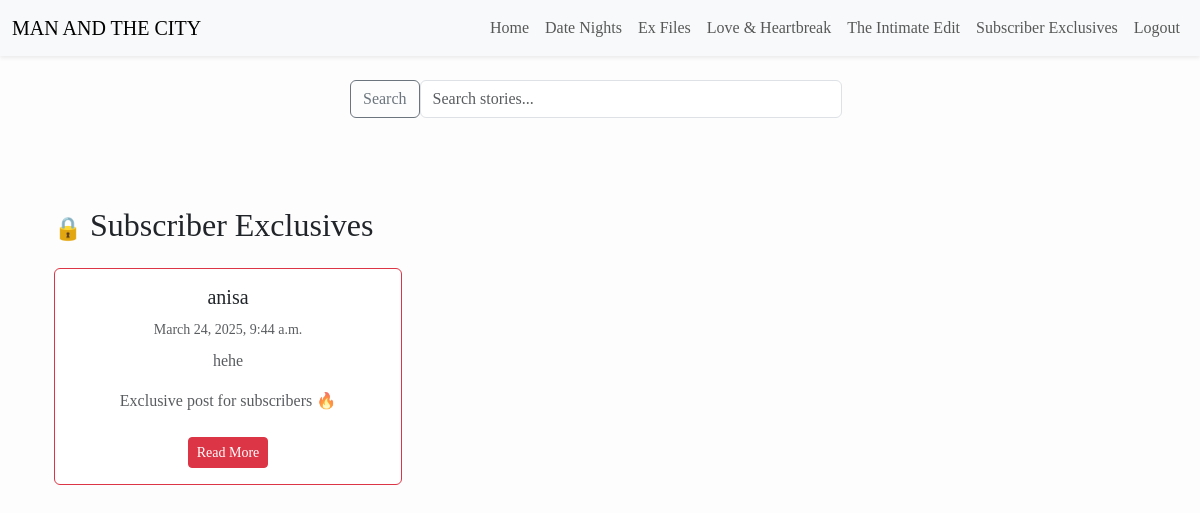
Page /post/subscriber-exclusives/ (signed in) on the earlier database version.
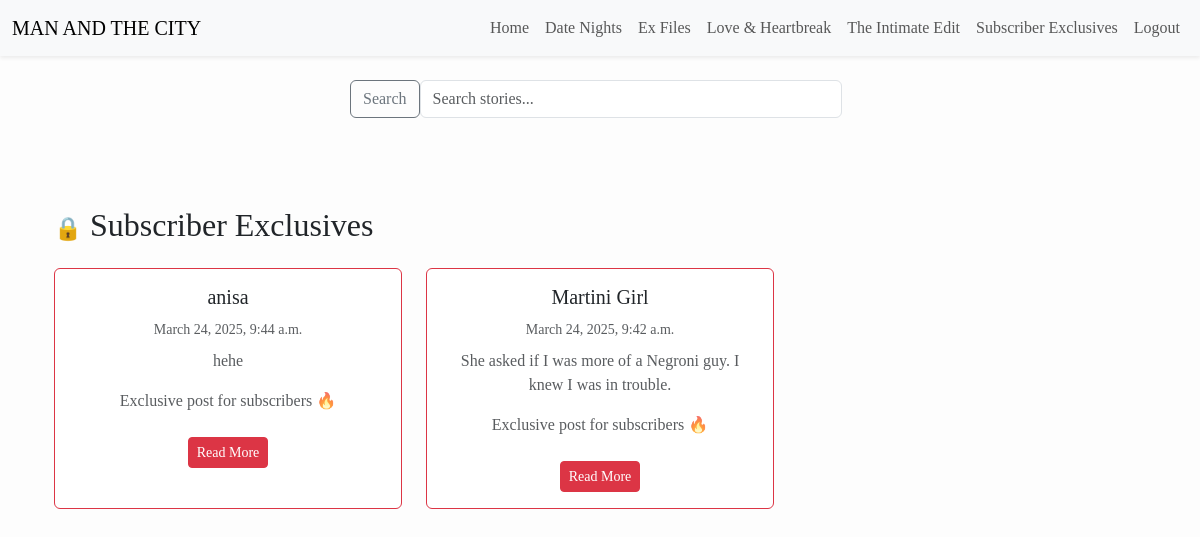
Same page on the later database version.
### posts/models.py (models this page shows, shortened)
class Post(models.Model):
    CATEGORY_CHOICES = [
        ('date', 'Date Night'),
        ('ex', 'Ex Files'),
        ('fun', 'Love & Laughs'),
        ('intimate', 'The Intimate Edit'),
    ]
    title = models.CharField(max_length=200)
    slug = models.SlugField(unique=True)
    date = models.DateTimeField(default=timezone.now)
    category = models.CharField(max_length=20, choices=CATEGORY_CHOICES)
    intro = models.TextField(blank=True)
    content = models.TextField()
    is_premium = models.BooleanField(default=False)
    image = models.ImageField(upload_to='post_images/', blank=True, null=True)
    chemistry_rating = models.IntegerField(default=0)
    banter_rating = models.IntegerField(default=0)
    looks_rating = models.IntegerField(default=0)
    vibe_rating = models.IntegerField(default=0)

### posts/views.py (the view)
# urls.py: path('subscriber-exclusives/', views.subscriber_exclusives, name='subscriber_exclusives'),
@login_required
def subscriber_exclusives(request):
    if not request.user.is_authenticated:
        return redirect('account_login')
    premium_posts = Post.objects.filter(is_premium=True).order_by('-date')
    return render(request, 'posts/subscriber_exclusives.html', {
        'premium_posts': premium_posts
    })

### posts/templates/posts/subscriber_exclusives.html (shortened to what this page needs)
{% extends 'base.html' %}
{% block content %}
<div class="container my-5">
  <h2 class="mb-4"><span style="font-size: 1.4rem;">🔒</span> Subscriber Exclusives</h2>
  <div class="row">
    {% for post in premium_posts %}
      <div class="col-md-4 mb-4">
        <div class="card h-100 border-danger">
          <div class="card-body text-center">
            <h5 class="card-title">{{ post.title }}</h5>
            <small class="text-muted">{{ post.date }}</small>
            <p class="card-text mt-2 text-muted">
              {{ post.intro }}
            </p>
            <p class="text-muted mt-3">
              Exclusive post for subscribers 🔥
            </p>
            <a href="{% url 'post_detail' slug=post.slug %}" class="btn btn-danger btn-sm mt-2">Read More</a>
          </div>
        </div>
      </div>
    {% empty %}
      <p>No premium posts yet.</p>
    {% endfor %}
  </div>
</div>
{% endblock %}

Differences in the rows shown:
now on this page (row edited): Post: title "Martini Girl", date "March 24, 2025, 9:42 a.m.", intro "She asked if I was more of a Negroni guy. I knew I was in trouble."
